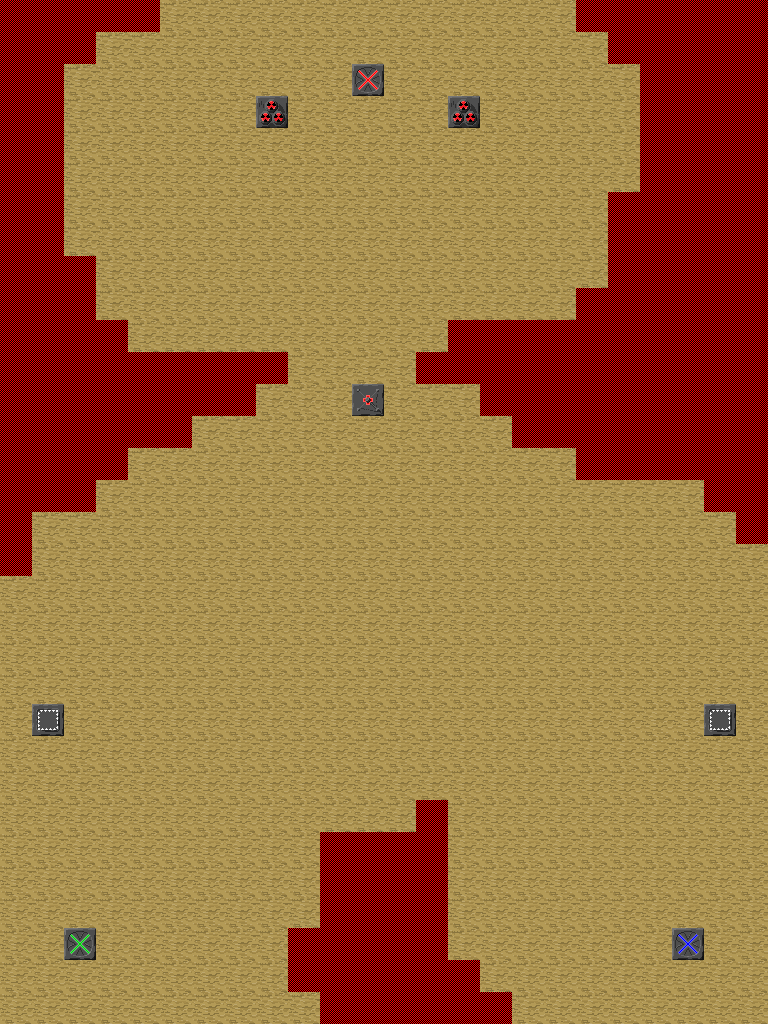

This is a level from a 2D game, rendered from its Tiled map with the project's own tilesets. A one-line summary and the map file follow, with tile-layer data summarised:
An orthogonal 24x32 tile map with 32x32 px tiles, 3 tile layers (terrain, buildings, collision), 1 hidden layer not drawn.

<map version="1.0" orientation="orthogonal" width="24" height="32" tilewidth="32" tileheight="32">
 <properties>
  <property name="author" value="h4xxel" />
  <property name="max_players" value="3" />
  <property name="name" value="Advantage" />
  <property name="size" value="24x32" />
  <property name="tileset" value="mapdata/default.png" />
  <property name="version" value="0.1" />
 </properties>
 <tileset firstgid="1" name="default" tilewidth="32" tileheight="32">
  <image source="default.png" trans="00ffff" width="512" height="512" />
 </tileset>
 <layer name="terrain" width="24" height="32">
  <data>[768 cells, 581 non-empty, 1 distinct tile ids]</data>
 </layer>
 <layer name="buildings" width="24" height="32">
  <data>[768 cells, 8 non-empty, 6 distinct tile ids]</data>
 </layer>
 <layer name="collision" width="24" height="32">
  <data>[768 cells, 187 non-empty, 1 distinct tile ids]</data>
 </layer>
 <layer name="fow" width="24" height="32" visible="0">
  <data>[768 cells, 768 non-empty, 1 distinct tile ids]</data>
 </layer>
</map>
